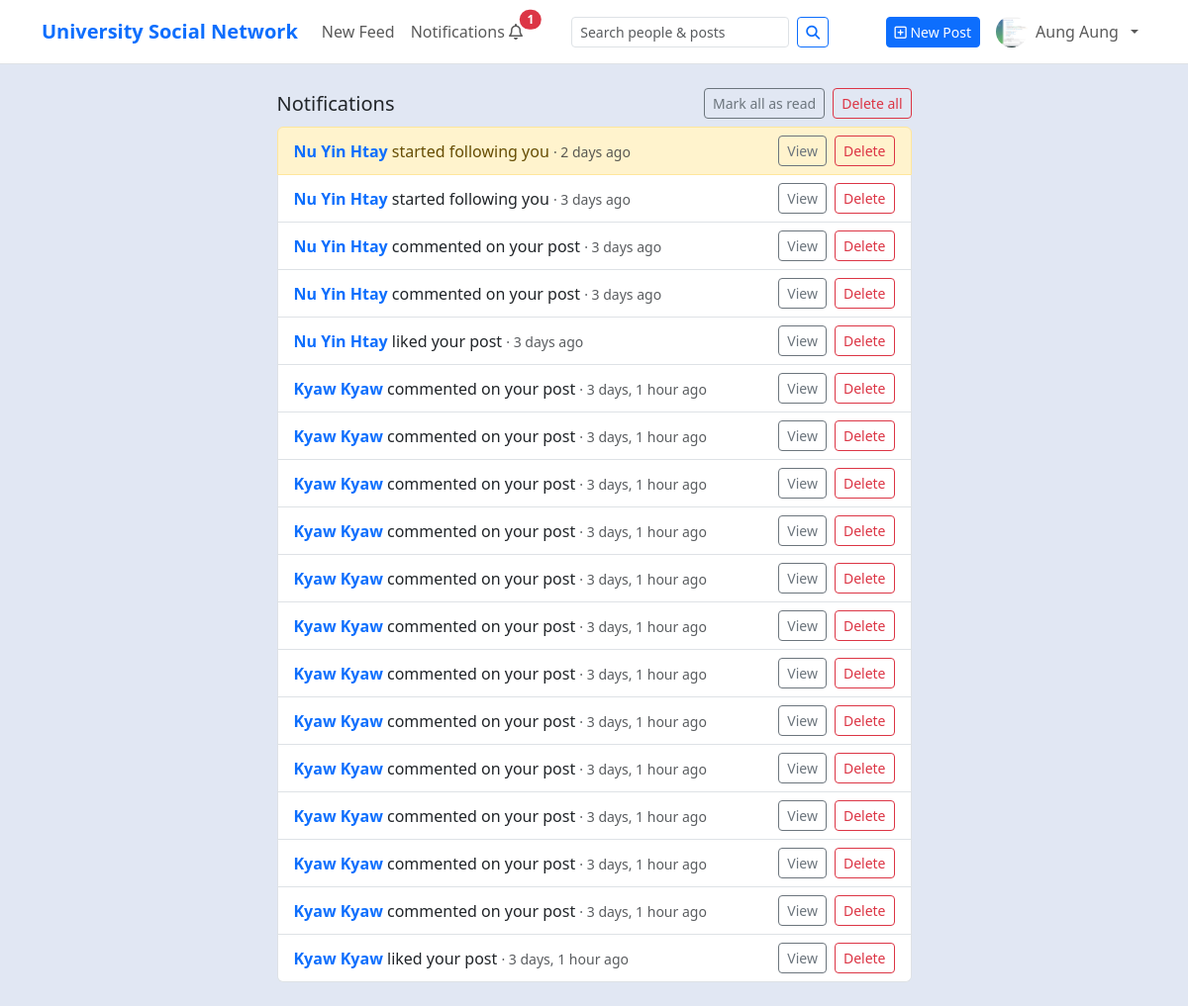
The page /notifications/ (signed in) on the database as committed earlier.
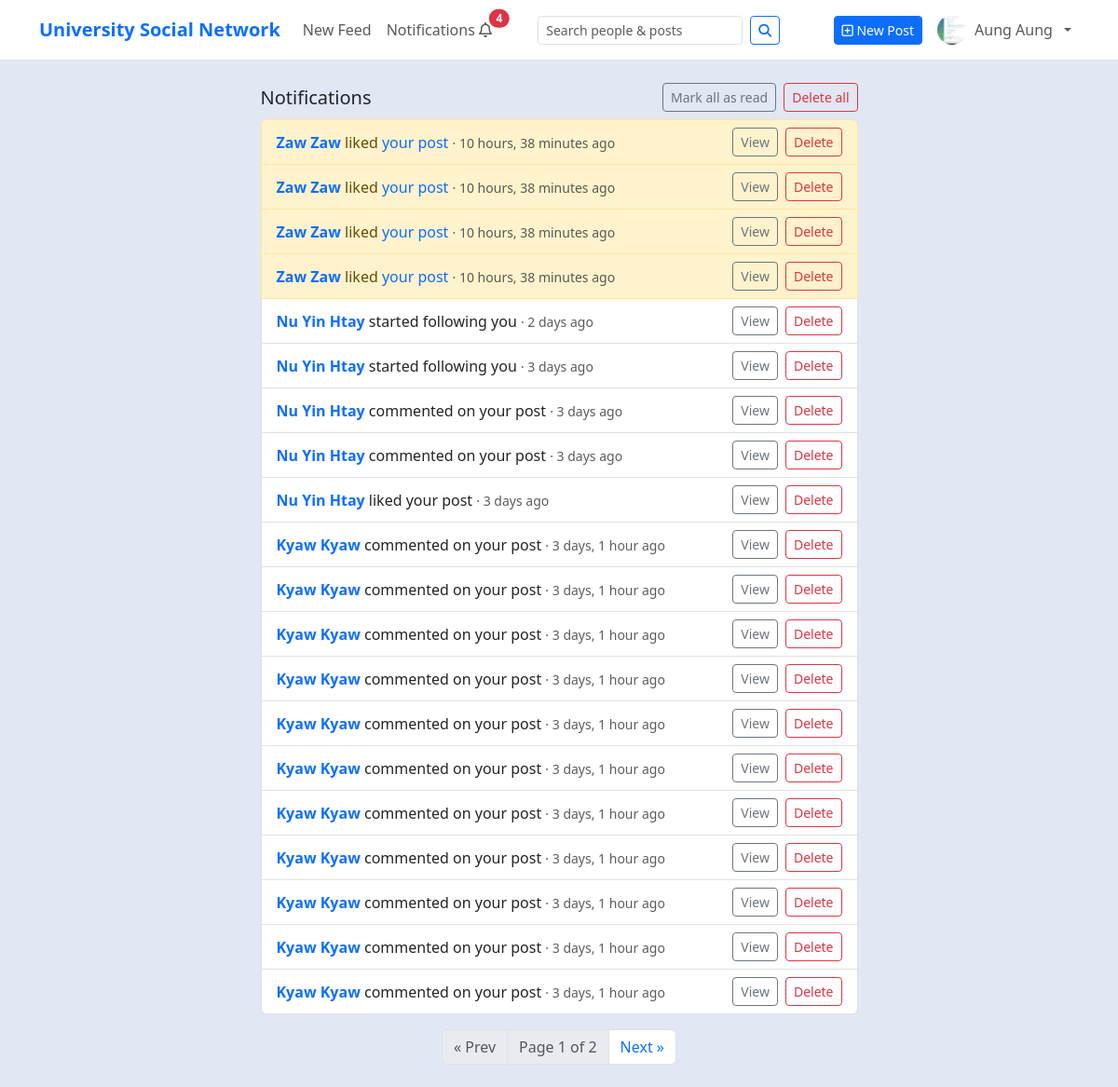
The same page on the database as committed later.
### myapp/models.py (models this page shows, shortened)
class User(AbstractBaseUser, PermissionsMixin):
    email = models.EmailField(unique=True)
    is_staff = models.BooleanField(default=False)
    is_active = models.BooleanField(default=True)
    date_joined = models.DateTimeField(default=timezone.now)
    objects = UserManager()
    USERNAME_FIELD = "email"
    REQUIRED_FIELDS = []

class Profile(models.Model):
    MAJOR = [
        ('CST', 'CST'),
        ('CS',  'Computer Science (CS)'),
        ('CT',  'Computer Technology (CT)'),
    ]
    ACADEMIC_YEAR = [
        ('FIRST_YEAR',  'first year'),
        ('SECOND_YEAR', 'Second year'),
        ('THIRD_YEAR',  'Third year'),
        ('FORUTH_YEAR', 'Fourth year'),
        ('FINAL_YEAR',  'Final year'),
    ]
    user = models.OneToOneField(
        settings.AUTH_USER_MODEL,
        on_delete=models.CASCADE,
        related_name="profile",
    )
    full_name = models.CharField(max_length=150, blank=True)
    bio = models.TextField(blank=True)
    major = models.CharField(max_length=15, choices=MAJOR, blank=True, null=True)
    year = models.CharField(max_length=15, choices=ACADEMIC_YEAR, blank=True, null=True)
    roll_no = models.CharField(max_length=15, blank=True, null=True)
    photo = models.ImageField(upload_to='profile', blank=True, null=True)
    phone_no = models.CharField(max_length=15, blank=True, null=True)
    posts_count = models.PositiveIntegerField(default=0)
    followers_count = models.PositiveIntegerField(default=0)
    following_count = models.PositiveIntegerField(default=0)

class Notification(models.Model):
    actor = models.ForeignKey(
        settings.AUTH_USER_MODEL, null=True, blank=True,
        on_delete=models.SET_NULL, related_name='notifications_sent'
    )
    recipient = models.ForeignKey(
        settings.AUTH_USER_MODEL, on_delete=models.CASCADE,
        related_name='notifications'
    )
    verb = models.CharField(max_length=64)
    extra = models.JSONField(blank=True, null=True)
    is_read = models.BooleanField(default=False)
    created_at = models.DateTimeField(default=timezone.now)
    class Meta:
        db_table = "myapp_notification"   # keep table name stable if you already have it
        ordering = ['-created_at']

### myapp/views.py (the view)
# urls.py: path("notifications/", views.notifications, name="notifications"),
@login_required
def notifications(request):
    qs = (
        Notification.objects
        .select_related("actor", "actor__profile")
        .filter(recipient=request.user)
        .order_by("-created_at")
    )
    page_obj = _paginate(request, qs, per_page=20)
    return render(request, "social/notifications.html", {
        "notifications": page_obj,
        "page_obj": page_obj
    })

### myapp/context_processors.py (called while the page is built)
def unread_notifications_count(request):
    if request.user.is_authenticated:
        c = Notification.objects.filter(recipient=request.user, is_read=False).count()
    else:
        c = 0
    return {'unread_count': c}

### myapp/views.py (called while the page is built)
def _paginate(request, queryset, per_page=10):
    page_number = request.GET.get("page", 1)
    paginator = Paginator(queryset, per_page)
    try:
        page_obj = paginator.page(page_number)
    except PageNotAnInteger:
        page_obj = paginator.page(1)
    except EmptyPage:
        page_obj = paginator.page(paginator.num_pages)
    return page_obj

### templates/social/notifications.html (shortened to what this page needs)
{% extends "social/base.html" %}
{% load static humanize %}
{% block content %}
<div class="row">
  <div class="col-lg-7 mx-auto">
    <div class="d-flex justify-content-between align-items-center mb-2 gap-2">
      <h5 class="mb-0">Notifications</h5>
      <div class="d-flex gap-2">
        <button id="read-all-drf" class="btn btn-sm btn-outline-secondary">Mark all as read</button>
        <button id="delete-all-drf" class="btn btn-sm btn-outline-danger">Delete all</button>
      </div>
    </div>
    <div id="notif-list" class="list-group">
      {% for n in notifications %}
        <div class="list-group-item d-flex justify-content-between align-items-center {% if not n.is_read %}list-group-item-warning{% endif %}" data-id="{{ n.id }}">
          <div class="me-2">
            {% if n.actor %}
              <a class="fw-semibold text-decoration-none" href="{% url 'social:profile-detail' n.actor.id %}">
                {% with pf=n.actor.profile %}
                  {% if pf and pf.full_name %}
                    {{ pf.full_name }}
                  {% elif n.actor.first_name or n.actor.last_name %}
                    {{ n.actor.first_name }}{% if n.actor.last_name %} {{ n.actor.last_name }}{% endif %}
                  {% elif n.actor.email %}
                    {{ n.actor.email }}
                  {% else %}
                    {{ n.actor.username }}
                  {% endif %}
                {% endwith %}
              </a>
            {% else %}
              <strong>Someone</strong>
            {% endif %}
            {% with ex=n.extra %}
              {% if n.verb == 'commented' %}
                commented on
                {% if ex and ex.post_id %}
                  <a class="text-decoration-none" href="{% url 'social:post-detail' ex.post_id %}">your post</a>
                {% else %}
                  your post
                {% endif %}
                {% if ex and ex.comment_excerpt %}
                  : <span class="text-muted">"{{ ex.comment_excerpt|truncatechars:80 }}"</span>
                {% elif ex and ex.post_excerpt %}
                  : <span class="text-muted">"{{ ex.post_excerpt|truncatechars:80 }}"</span>
                {% endif %}
              {% elif n.verb == 'liked' %}
                liked
                {% if ex and ex.post_id %}
                  <a class="text-decoration-none" href="{% url 'social:post-detail' ex.post_id %}">your post</a>
                {% else %}
                  your post
                {% endif %}
              {% else %}
                {{ n.verb }}
              {% endif %}
            {% endwith %}
            <span class="text-muted small">· {{ n.created_at|timesince }} ago</span>
          </div>
          <div class="d-flex align-items-center gap-2">
            <button class="btn btn-sm btn-outline-secondary view-detail" data-id="{{ n.id }}">View</button>
            <button class="btn btn-sm btn-outline-danger delete-item" data-id="{{ n.id }}">Delete</button>
          </div>
        </div>
      {% empty %}
        <div class="alert alert-light border">No notifications.</div>
      {% endfor %}
    </div>
    {% include "social/pagination.html" %}
  </div>
</div>
{% endblock %}

### templates/social/base.html (shortened to what this page needs)
{% load static %}
<!doctype html>
<html lang="en">
<head>
  <link href="https://cdn.jsdelivr.net/npm/bootstrap@5.3.3/dist/css/bootstrap.min.css" rel="stylesheet">
  <link href="https://cdnjs.cloudflare.com/ajax/libs/font-awesome/6.5.2/css/all.min.css" rel="stylesheet">
</head>
<body>
  {% include "social/nav_bar.html" %}
  <main class="container py-4">
    <div class="toast-container position-fixed top-0 end-0 p-3" style="z-index:1080;">
    </div>
    {% block content %}{% endblock %}
  </main>
</body>
</html>

### templates/social/nav_bar.html (shortened to what this page needs)
{% load static %}
<nav class="navbar navbar-expand-lg navbar-light bg-white border-bottom sticky-top">
  <div class="container">
    <a class="navbar-brand fw-bold text-primary" href="{% url 'social:feed' %}">
      University Social Network
    </a>
    <div id="nav" class="collapse navbar-collapse">
      <ul class="navbar-nav me-auto">
        <li class="nav-item">
          <a class="nav-link" href="{% url 'social:feed' %}">New Feed</a>
        </li>
        <li class="nav-item">
          <a class="nav-link position-relative" href="{% url 'social:notifications' %}">
            Notifications <i class="fa-regular fa-bell"></i>
            <span id="notif-badge"
                  class="position-absolute start-100 translate-middle badge rounded-pill text-bg-danger {% if not unread_count %}d-none{% endif %}">
              {% if unread_count and unread_count > 0 %}{{ unread_count }}{% endif %}
            </span>
          </a>
        </li>
      </ul>
      <form class="d-flex me-3 my-2 my-lg-0" role="search" action="{% url 'social:search' %}" method="get">
        <input class="form-control form-control-sm me-2"
               type="search"
               name="q"
               placeholder="Search people & posts"
               value="{{ request.GET.q|default:'' }}"
               aria-label="Search">
        <button class="btn btn-sm btn-outline-primary" type="submit">
          <i class="fa-solid fa-magnifying-glass"></i>
        </button>
      </form>
      <ul class="navbar-nav ms-auto align-items-center">
        {% if request.user.is_authenticated %}
          <li class="nav-item me-2 d-none d-lg-block">
            <a class="btn btn-sm btn-primary" href="{% url 'social:post-create' %}">
              <i class="fa-regular fa-square-plus"></i> New Post
            </a>
          </li>
          <li class="nav-item dropdown">
            <a class="nav-link dropdown-toggle d-flex align-items-center gap-2" href="#" role="button"
               data-bs-toggle="dropdown" aria-expanded="false">
              {% if request.user.profile.photo %}
                <img src="{{ request.user.profile.photo.url }}"
                     alt="Avatar"
                     style="width:32px;height:32px;border-radius:50%;object-fit:cover;">
              {% else %}
                <span class="d-inline-flex align-items-center justify-content-center rounded-circle bg-secondary text-white"
                      style="width:32px;height:32px;font-size:14px;">
                  <i class="fa-solid fa-user"></i>
                </span>
              {% endif %}
              <span class="d-none d-sm-inline">
                {% firstof request.user.profile.full_name request.user.email %}
              </span>
            </a>
          </li>
        {% endif %}
      </ul>
    </div>
  </div>
</nav>

### templates/social/pagination.html
{% if page_obj.paginator.num_pages > 1 %}
<nav aria-label="Feed pagination" class="mt-3">
  <ul class="pagination justify-content-center mb-0">
    {% if page_obj.has_previous %}
      <li class="page-item">
        <a class="page-link" href="?page={{ page_obj.previous_page_number }}">« Prev</a>
      </li>
    {% else %}
      <li class="page-item disabled"><span class="page-link">« Prev</span></li>
    {% endif %}
    <li class="page-item disabled">
      <span class="page-link">
        Page {{ page_obj.number }} of {{ page_obj.paginator.num_pages }}
      </span>
    </li>
    {% if page_obj.has_next %}
      <li class="page-item">
        <a class="page-link" href="?page={{ page_obj.next_page_number }}">Next »</a>
      </li>
    {% else %}
      <li class="page-item disabled"><span class="page-link">Next »</span></li>
    {% endif %}
  </ul>
</nav>
{% endif %}

### templates/social/base.html (style rules this page uses)
body { background: #e1e7f3; }

Rows that differ between the two databases and show on the page:
no longer on this page (row unchanged): Notification: actor.profile.full_name "Kyaw Kyaw", verb "commented on your post", created_at "3 days, 1 hour"
no longer on this page (row unchanged): Notification: actor.profile.full_name "Kyaw Kyaw", verb "liked your post", created_at "3 days, 1 hour"
added Notification: actor.profile.full_name "Zaw Zaw", verb "liked", created_at "10 hours, 38 minutes", is_read False (drawn)
added Notification: actor.profile.full_name "Zaw Zaw", verb "liked", created_at "10 hours, 38 minutes", is_read False (drawn)
added Notification: actor.profile.full_name "Zaw Zaw", verb "liked", created_at "10 hours, 38 minutes", is_read False (drawn)
added Notification: actor.profile.full_name "Zaw Zaw", verb "liked", created_at "10 hours, 38 minutes", is_read False (drawn)
changed Notification "2 days": is_read False → True (drawn)
Other text that changed with them:
{{ unread_count }}: "1" → "4"
{{ page_obj.number }}: (not shown) → "1"
{{ page_obj.paginator.num_pages }}: (not shown) → "2"
text now shown: "« Prev Page of Next »"
